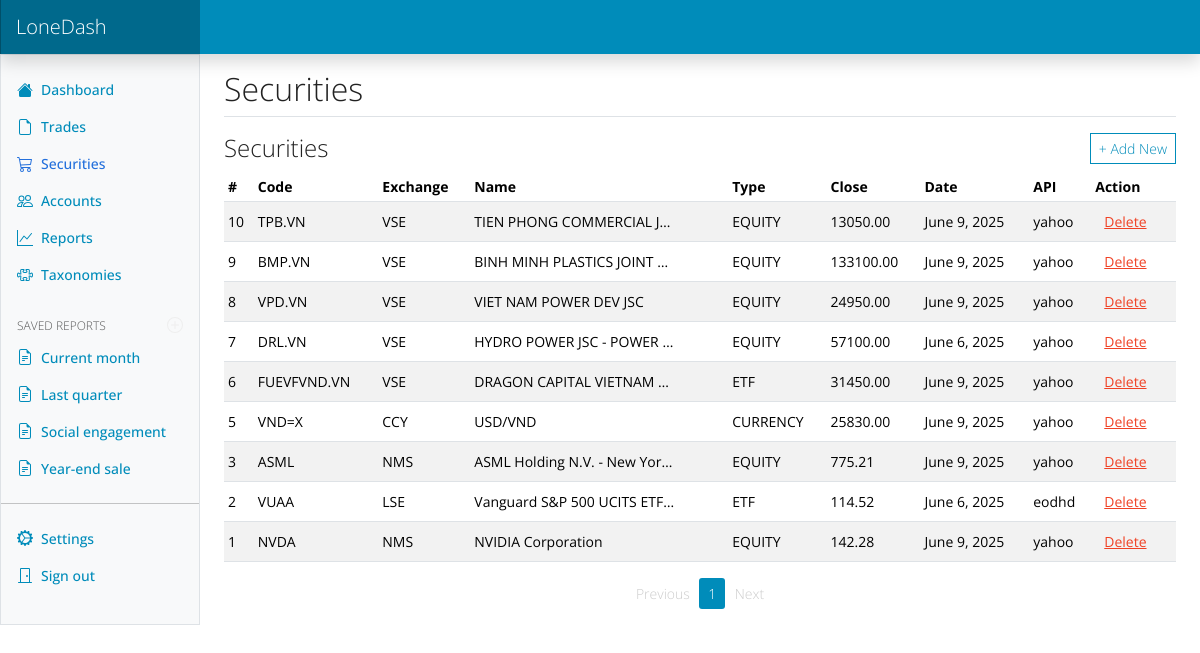
Page /securities/ (signed in) on the earlier database version.
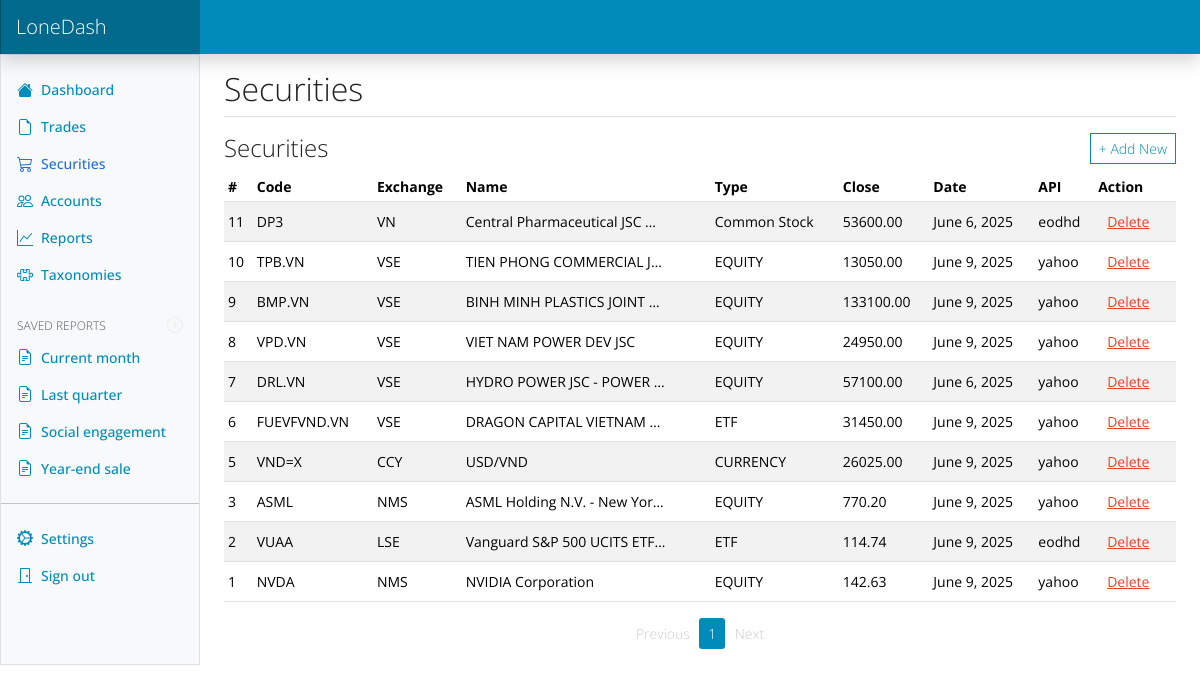
Same page on the later database version.
### dash/models.py (models this page shows, shortened)
class Security(models.Model):
    user = models.ForeignKey(User, on_delete=models.CASCADE, related_name='security')
    code = models.CharField(max_length=20)
    exchange = models.CharField(max_length=20)
    name = models.CharField(max_length=255)
    type = models.CharField(max_length=255, blank=True)
    isin = models.CharField(max_length=20, blank=True)
    close = models.DecimalField(max_digits=16, decimal_places=2, default=0)
    date = models.DateField(default=date.today)
    api_source = models.CharField(max_length=50, blank=True, null=True)
    industry = models.CharField(max_length=100, blank=True)
    sector = models.CharField(max_length=100, blank=True)
    website = models.URLField(blank=True)
    description = models.TextField(blank=True)
    class Meta:
        constraints = [
            models.UniqueConstraint(fields=['user', 'code'], name='unique_user_code')
        ]
        indexes = [
            models.Index(fields=['user', 'code']),
        ]

### dash/views.py (the view)
# urls.py: path('securities/', securities_view, name='securities'),
def securities_view(request):
    latest_prices = SecurityPrice.objects.filter(
        security=OuterRef('pk')
    ).order_by('-date')
    securities_list = Security.objects.filter(user=request.user).annotate(
        last_close=Subquery(latest_prices.values('close')[:1]),
        last_close_date=Subquery(latest_prices.values('date')[:1])
    ).order_by('-id')
    securities_paginator = Paginator(securities_list, 10)
    securities_page = securities_paginator.get_page(request.GET.get('page'))
    svg_content = get_icons_svg()
    return render(request, "securities.html", {
        'icons_svg': svg_content,
        'securities': securities_page,
        'active_page': "securities"
    })

### dash/views.py (called while the page is built)
def get_icons_svg():
    current_dir = os.path.dirname(__file__)
    svg_path = os.path.join(current_dir, 'static', 'icons', 'icons.svg')
    with open(svg_path, 'r', encoding='utf-8') as f:
        return f.read()

### dash/templates/securities.html (shortened to what this page needs)
{% extends "base.html" %}
{% block content %}
<main class="col-md-9 ms-sm-auto col-lg-10 px-md-4">
    <div
        class="d-flex justify-content-between flex-wrap flex-md-nowrap align-items-center pt-3 pb-2 mb-3 border-bottom">
        <h2 class="mb-0">Securities</h2>
    </div>
    <div class="d-flex justify-content-between align-items-center mb-2">
        <h4 class="mb-0">Securities</h4>
        <button type="button" class="btn btn-sm btn-outline-primary" id="btn-add-security">+ Add New</button>
    </div>
    <div class="table-responsive small">
        <table class="table table-striped table-sm table-hover">
            <thead>
                <tr>
                    <th scope="col">#</th>
                    <th scope="col">Code</th>
                    <th scope="col">Exchange</th>
                    <th scope="col">Name</th>
                    <th scope="col">Type</th>
                    <th scope="col">Close</th>
                    <th scope="col">Date</th>
                    <th scope="col">API</th>
                    <th scope="col">Action</th>
                </tr>
            </thead>
            <tbody>
                {% for security in securities %}
                <tr>
                    <td>{{ security.id }}</td>
                    <td>{{ security.code }}</td>
                    <td>{{ security.exchange }}</td>
                    <td><div title="{{ security.name }}" class="truncate-col">{{ security.name }}</div></td>
                    <td>{{ security.type}}</td>
                    <td>{{ security.last_close|floatformat:2 }}</td>
                    <td>{{ security.last_close_date  }}</td>
                    <td>{{ security.api_source}}</td>
                    <td>
                        <button class="btn btn-sm btn-link text-danger btn-delete-security"
                            data-id="{{ security.id }}">Delete</button>
                    </td>
                </tr>
                {% empty %}
                <tr>
                    <td colspan="9" class="text-center">No security found.</td>
                </tr>
                {% endfor %}
            </tbody>
        </table>
    </div>
    <nav>
        <ul class="pagination pagination-sm justify-content-center">
            {% if securities.has_previous %}
            <li class="page-item">
                <a class="page-link" href="?page={{ securities.previous_page_number }}">Previous</a>
            </li>
            {% else %}
            <li class="page-item disabled"><span class="page-link">Previous</span></li>
            {% endif %}
            {% for num in securities.paginator.page_range %}
            <li class="page-item {% if securities.number == num %}active{% endif %}">
                <a class="page-link" href="?page={{ num }}">{{ num }}</a>
            </li>
            {% endfor %}
            {% if securities.has_next %}
            <li class="page-item">
                <a class="page-link" href="?page={{ securities.next_page_number }}">Next</a>
            </li>
            {% else %}
            <li class="page-item disabled"><span class="page-link">Next</span></li>
            {% endif %}
        </ul>
    </nav>
</main>
{% endblock %}
{% block page_scripts %}
{% load static %}
{% endblock %}

Differences in the rows shown:
added Security: id "11", code "DP3", exchange "VN", name "Central Pharmaceutical JSC…", type "Common Stock", last_close "53600.00", last_close_date "June 6, 2025", api_source "eodhd"
computed for Security "VND=X": last_close "25830.00" → "26025.00"
computed for Security "ASML": last_close "775.21" → "770.20"
computed for Security "VUAA": last_close "114.52" → "114.74"; last_close_date "June 6, 2025" → "June 9, 2025"
computed for Security "NVDA": last_close "142.28" → "142.63"
